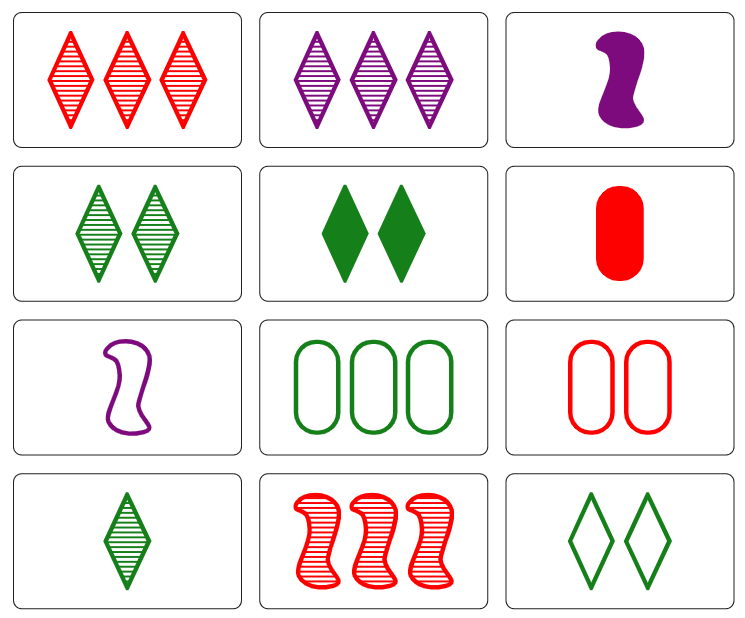
#> input picture imgs/img3.PNG, 745 x 618 px, found by its file name
$ python set.py
#> lines starting #> are read from the running program, lines starting #| are printed output that depends on the picture
import cv2 as cv
import os
import numpy as np
import imutils
import random
import math
from sklearn.cluster import KMeans
from collections import Counter
from skimage.color import rgb2lab, deltaE_cie76
from matplotlib import pyplot as plt

img = cv.imread('imgs/img3.png')
#> img is the input picture: shape (618, 745, 3); mean B, G, R 231.9, 232.8, 241
white = [255,255,255]
black = [0,0,0]
green = [25,127,21]
red = [0,0,253]
purple = [126,11,126]

color_dict = {'WHITE' : [255,255,255], 'BLACK' : [0,0,0], 'GREEN' : [21,127,25], 'RED' : [253,7,7], 'PURPLE' : [129,18,129]}

red_hex = ['#fd0707', '#fd0808','#fd0101','#fd0303']
purple_hex = ['#811281','#7e0b7e']
green_hex = ['#157f19','#518653','#167f1a','#19811d']

window_name = 'Image'
image_shape = img.shape
#> image_shape = (618, 745, 3)
card_num = 0
if image_shape[0] < 700:
    card_num = 12
    splitter_dict = {'1' : [[0,0],[255,156]], '2' : [[255,0],[501,156]], '3' : [[501,0],[image_shape[1],156]], '4' : [[0,156],[255,310]], '5' : [[255,156],[501,310]], '6' : [[501,156],[image_shape[1],310]], '7' : [[0,310],[255,466]], '8' : [[255,310],[501,466]], '9' : [[501,310],[image_shape[1],466]], '10' : [[0,466],[255,image_shape[0]]], '11' : [[255,466],[501,image_shape[0]]], '12' : [[501,466],[image_shape[1],image_shape[0]]]}
elif image_shape[0] < 850:
    card_num = 15
    splitter_dict = {'1' : [[0,0],[255,156]], '2' : [[255,0],[501,156]], '3' : [[501,0],[image_shape[1],156]], '4' : [[0,156],[255,310]], '5' : [[255,156],[501,310]], '6' : [[501,156],[image_shape[1],310]], '7' : [[0,310],[255,466]], '8' : [[255,310],[501,466]], '9' : [[501,310],[image_shape[1],466]], '10' : [[0,466],[255,622]], '11' : [[255,466],[501,622]], '12' : [[501,466],[image_shape[1],622]], '13' : [[0,622],[255,image_shape[0]]], '14' : [[255,622],[501,image_shape[0]]], '15' : [[501,622],[image_shape[1],image_shape[0]]]}
elif image_shape[0] < 1000:
    card_num = 18
    # Code Later
else:
    card_num = 21
    # Code Later

print(card_num)

# [4 lines left out: function color, not called in this run]

def RGB2HEX(color):
    return "#{:02x}{:02x}{:02x}".format(int(color[0]), int(color[1]), int(color[2]))

def hex_to_rgb(value):
    value = value.lstrip('#')
    lv = len(value)
    return tuple(int(value[i:i + lv // 3], 16) for i in range(0, lv, lv // 3))

def dist(arr1,arr2):
    dx = arr1[0]-arr2[0]
    dy = arr1[1]-arr2[1]
    dz = arr1[2]-arr2[2]
    out = math.sqrt((dx**2)+(dy**2)+(dz**2))

    return out

def get_image(image_path):
    image = cv.imread(image_path)
    image = cv.cvtColor(image, cv.COLOR_BGR2RGB)
    return image

def get_colors(image, number_of_colors):

    modified_image = cv.resize(image, (600, 400), interpolation = cv.INTER_AREA)
    modified_image = modified_image.reshape(modified_image.shape[0]*modified_image.shape[1], 3)

    clf = KMeans(n_clusters = number_of_colors)
    labels = clf.fit_predict(modified_image)

    counts = Counter(labels)

    counts = dict(sorted(counts.items()))

    center_colors = clf.cluster_centers_

    ordered_colors = [center_colors[i] for i in counts.keys()]
    hex_colors = [RGB2HEX(ordered_colors[i]) for i in counts.keys()]
    rgb_colors = [ordered_colors[i] for i in counts.keys()]

    return hex_colors

def color_dist(hex):
    COLORS = ['GREEN','RED','PURPLE']
    dist_list = []
    ind = 0
    if hex[0] == '#fefefe':
        ind = 1
    rgb = hex_to_rgb(hex[ind])
    m = 10**5
    for i in range(len(COLORS)):
        cc = color_dict[COLORS[i]]
        d = dist(cc,rgb)
        dist_list.append(d)
    c_ind = 0
    min_value = min(dist_list)
    for j in range(len(dist_list)):
        if dist_list[j] == min_value:
            c_ind = j

    if c_ind == 0:
        card_color = [1,27]
    elif c_ind == 1:
        card_color = [28,54]
    elif c_ind == 2:
        card_color = [55,81]
    print(COLORS[c_ind])
    return card_color


#print(color_dist(get_colors(get_image('tempimgs/Slice11.png'), 5)))

# [6 lines left out: function color_checker, not called in this run]

def splitter(image):
    name = 'Slice'
    file_path = r"tempimgs/"
    for i in range(1,card_num + 1):
        i_str = str(i)
        temp_name = name  + i_str
        x2 = splitter_dict[i_str][1][0]
        y2 = splitter_dict[i_str][1][1]
        x1 = splitter_dict[i_str][0][0]
        y1 = splitter_dict[i_str][0][1]
        temp_img = image[y1 : y2, x1 : x2].copy()
        #temp_img = image[x1 : x2, y1 : y2].copy()
        cv.imwrite(r"tempimgs/" + temp_name + ".png" , temp_img)

    print('Done!')

def ternary(n):
    e = n // 3
    q = n % 3
    if n == 0:
        return 0
    elif e == 0:
        return str(q)
    else:
        return ternary(e) + str(q)

def int_to_list(n):
    n = str(n)
    while len(n) < 4:
        n = '0' + n

    out = [int(x) for x in str(n)]

    return out

def make_card_dict():
    listy = [0,0,0,0]
    card_dict = {'1' : [0,0,0,0]}

    for i in range(2,82):
        num = ternary(i-1)
        listy = int_to_list(num)
        temp_listy = listy.copy()
        card_dict[str(i)] = temp_listy

    return card_dict

# [56 lines left out: functions histogram_compare, template_match, template_match2, not called in this run]

def number_buffer(x):
    x = str(x)
    if len(x) == 1:
        x = '0' + x

    return x

# [28 lines left out: functions list_compare, color_factor, not called in this run]

def card_to_vect():
    card_ind_list = []
    for i in range(1, card_num + 1):
        file_name = 'tempimgs/' + 'Slice'+str(i)+'.png'
        print(file_name)
        curr_img = get_image(file_name)
        ind_list = color_dist(get_colors(curr_img,5))
        start_ind, end_ind = ind_list[0], ind_list[1]
        curr_img = cv.resize(curr_img, (300,175))
        max_val, max_ind = 0, 0
        for j in range(start_ind, end_ind+1):
            curr_card_name = 'allcards/' + 'card' + number_buffer(j) + '.PNG'
            print(curr_card_name)
            curr_card = cv.imread(curr_card_name)
            curr_card = cv.resize(curr_card, (300,175))
            curr_card_trim = curr_card[25 : 150, 35 : 265]
            curr_hc = template_match2(curr_img, curr_card_trim) * template_match(curr_img, curr_card_trim)
            if max(max_val, curr_hc) == curr_hc:
                max_val = max(max_val, curr_hc)
                max_ind = j
        #card_vect_list.append(int_to_list(ternary(max_ind)))
        card_ind_list.append(max_ind)

    return card_ind_list


img3_ans_list = [44,71,75,14,23,46,57,7,31,11,45,5]
splitter(img)
#> the loop in splitter, `for i in range(1,card_num + 1):` made 12 passes
#> pass 1, in splitter, `temp_img = image[y1 : y2, x1 : x2].copy()`:
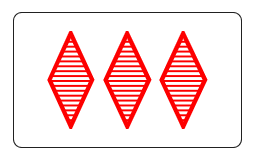
#> temp_img: shape (156, 255, 3); mean B, G, R 221.8, 221.8, 250.8
#> pass 2, in splitter, `temp_img = image[y1 : y2, x1 : x2].copy()`:
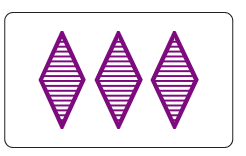
#> temp_img: shape (156, 246, 3); mean B, G, R 235.6, 221.9, 235.6
#> pass 3, in splitter, `temp_img = image[y1 : y2, x1 : x2].copy()`:
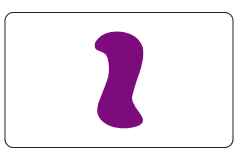
#> temp_img: shape (156, 244, 3); mean B, G, R 239.3, 229.1, 239.3
card_dict = make_card_dict()

card_list = card_to_vect()
#> in get_colors, `modified_image = cv.resize(image, (600, 400), interpolation = cv.INTER..`:
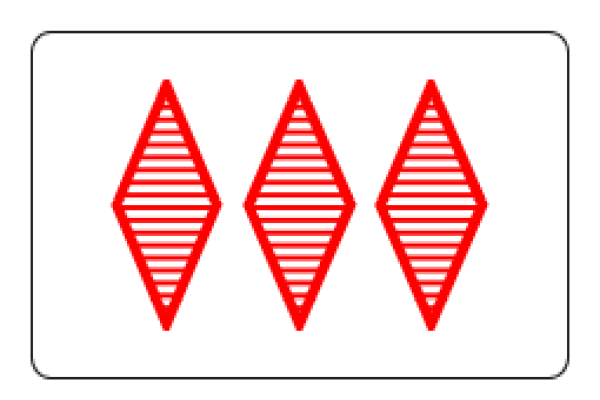
#> modified_image: shape (400, 600, 3); mean R, G, B 250.8, 221.8, 221.8
#> in get_colors, `counts = Counter(labels)`: counts = {1: 199899, 4: 7835, 3: 3436, 2: 7068, 0: 21762}
#> in get_colors, `counts = dict(sorted(counts.items()))`: counts = {0: 21762, 1: 199899, 2: 7068, 3: 3436, 4: 7835}
#> in get_colors, `ordered_colors = [center_colors[i] for i in counts.keys()]`: ordered_colors = [[253, 7.56, 7.56], [254.9, 254.5, 254.5], [253.8, 97.61, 97.61], [37.88, 37.88, 37.88], [228.9, 176.9, 176.9]]
#> in get_colors, `hex_colors = [RGB2HEX(ordered_colors[i]) for i in counts.keys()]`: hex_colors = ['#fd0707', '#fefefe', '#fd6161', '#252525', '#e4b0b0']
#> in get_colors, `rgb_colors = [ordered_colors[i] for i in counts.keys()]`: rgb_colors has the same summary as ordered_colors
#> in color_dist, `COLORS = ['GREEN','RED','PURPLE']`: COLORS = ['GREEN', 'RED', 'PURPLE']
#> in color_dist, `rgb = hex_to_rgb(hex[ind])`: rgb = (253, 7, 7)
#> the loop in color_dist, `for i in range(len(COLORS)):` made 3 passes
#> (cc, dx in dist, dy in dist, dz in dist, out in dist, d) on passes 1 to 3: ([21, 127, 25], -232, 120, 18, 261.8, 261.8), ([253, 7, 7], 0, 0, 0, 0, 0), ([129, 18, 129], -124, 11, 122, 174.3, 174.3)
#> after the loop in color_dist, `for i in range(len(COLORS)):`: dist_list = [261.8, 0, 174.3]
#> in color_dist, `min_value = min(dist_list)`: min_value = 0
#> the loop in color_dist, `for j in range(len(dist_list)):` made 3 passes
#> c_ind on pass 2: 1
#| RED
#> in card_to_vect, `ind_list = color_dist(get_colors(curr_img,5))`: ind_list = [28, 54]
#> in card_to_vect, `start_ind, end_ind = ind_list[0], ind_list[1]`: start_ind = 28; end_ind = 54
#> in card_to_vect, `curr_img = cv.resize(curr_img, (300,175))`:
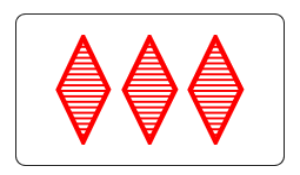
#> curr_img: shape (175, 300, 3); mean R, G, B 250.7, 221.8, 221.8
#| allcards/card28.PNG
#> (the run stopped early here; a loop or call above may not have finished)

$ run again, with imgs/img2.PNG copied over imgs/img3.PNG
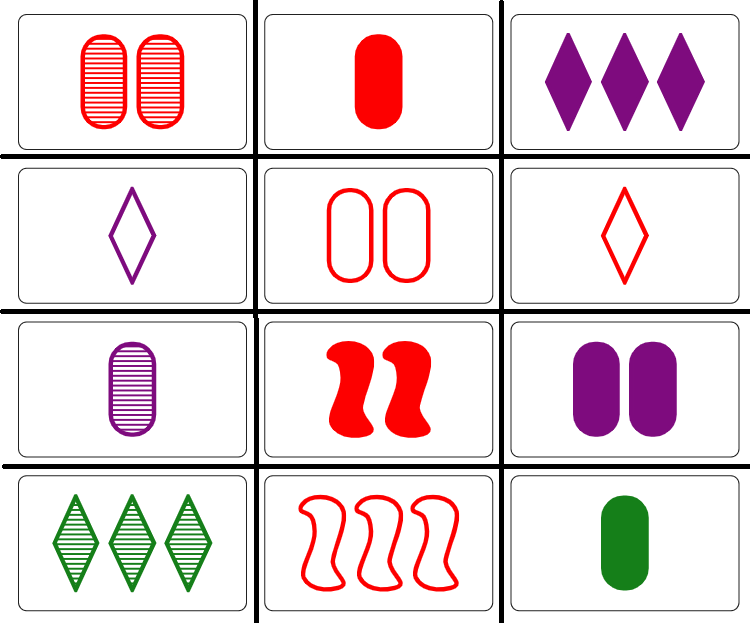
#> input picture imgs/img2.PNG, 750 x 623 px, found by its file name
#> img is the input picture: shape (623, 750, 3); mean B, G, R 220.3, 217.6, 231.9
#> in get_colors, `modified_image = cv.resize(image, (600, 400), interpolation = cv.INTER..`:
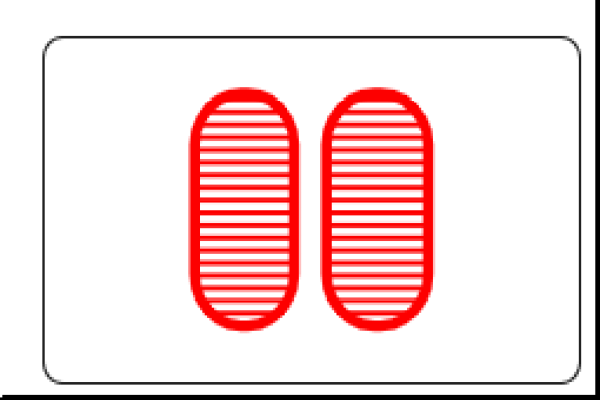
#> modified_image: shape (400, 600, 3); mean R, G, B 245.5, 217.2, 217.2
#> in get_colors, `counts = Counter(labels)`: counts = {0: 192582, 2: 8380, 4: 9669, 3: 9912, 1: 19457}
#> in get_colors, `counts = dict(sorted(counts.items()))`: counts = {0: 192582, 1: 19457, 2: 8380, 3: 9912, 4: 9669}
#> ordered_colors = [[254.9, 254.6, 254.6], [253, 8.03, 8.03], [20.9, 20.9, 20.9], [241.3, 98.22, 98.22], [242.4, 185.2, 185.2]]
#> hex_colors = ['#fefefe', '#fd0808', '#141414', '#f16262', '#f2b9b9']
#> rgb_colors has the same summary as ordered_colors
#> COLORS = ['GREEN', 'RED', 'PURPLE']
#> rgb = (253, 8, 8)
#> the loop in color_dist, `for i in range(len(COLORS)):` made 3 passes
#> (cc, dx in dist, dy in dist, dz in dist, out in dist, d) on passes 1 to 3: ([21, 127, 25], -232, 119, 17, 261.3, 261.3), ([253, 7, 7], 0, -1, -1, 1.41, 1.41), ([129, 18, 129], -124, 10, 121, 173.5, 173.5)
#> after the loop in color_dist, `for i in range(len(COLORS)):`: dist_list = [261.3, 1.41, 173.5]
#> min_value = 1.41
#> the loop in color_dist, `for j in range(len(dist_list)):` made 3 passes
#> c_ind on pass 2: 1
#| RED
#> ind_list = [28, 54]
#> start_ind = 28; end_ind = 54
#> in card_to_vect, `curr_img = cv.resize(curr_img, (300,175))`:
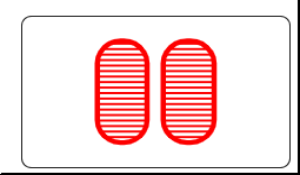
#> curr_img: shape (175, 300, 3); mean R, G, B 245.5, 217.2, 217.2
#| allcards/card28.PNG
